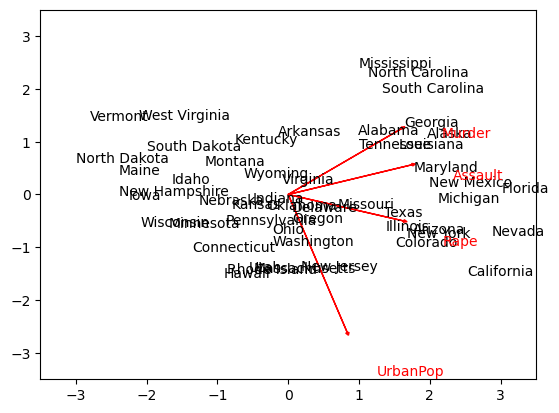

This chart was generated by the following Python code:
import pandas as pd
import numpy as np

from sklearn.preprocessing import StandardScaler
from numpy import linalg as LA
import matplotlib.pyplot as plt

dataset = pd.read_csv("USArrests.csv")
dataset.head(5)

states = dataset. iloc[:,0]

scaler = StandardScaler()
data = dataset[['Murder', "Assault", "UrbanPop","Rape"]]

scaled_data = scaler.fit_transform(data)

center = np.mean(scaled_data,axis=0)

n_samples = scaled_data.shape[0]
scaled_data = scaled_data - center
Vari = np.dot(scaled_data.T,scaled_data)/n_samples

eigenvalues, eigenvectors = LA.eig(Vari)

PC1 = eigenvectors[:,0]
PC2 = eigenvectors[:,1]

x_list = np.dot(scaled_data,PC1.T)
y_list = np.dot(scaled_data,PC2.T)

murder = [PC1[0],PC2[0]]
assault = np.array(PC1[1],PC2[1])
urbanpop = np.array(PC1[2],PC2[2])
rape = np.array(PC1[3],PC2[3])

features = ["Murder","Assault", "UrbanPop","Rape"]

plt.xlim(-3.5,3.5)
plt.ylim(-3.5,3.5)

for s in range(50):
    plt.text(x_list[s],y_list[s], states[s])

for i in range(4):
# (starting_x, starting_y, dx, dy, ...)
    plt.arrow(0,0, PC1[i]*3,PC2[i]*3, head_width=0.05, head_length=0.05, color='red')
    plt.annotate(features[i],
             xy=(PC1[i]*3.5, PC2[i]*3.5),
             xytext=(20, -20),
             textcoords='offset pixels', color='red')


plt.show()
